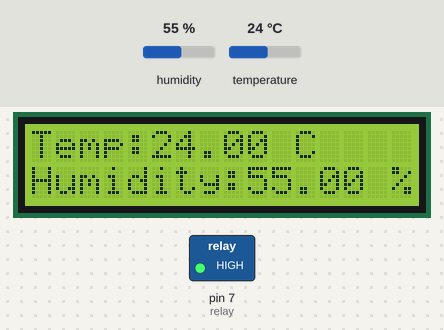
The sketch below on a simulated Arduino Uno, built with avr-gcc and run on an emulated ATmega328P. Parts: 16×2 character LCD, switched loads named in the sketch (green lamp = pin HIGH). The test bench sets the inputs (shaded band); at power-on: humidity 55 %, temperature 24 °C.

Above: at 3.6 s.
3.7 s: humidity set to 22 %
At 11.3 s:
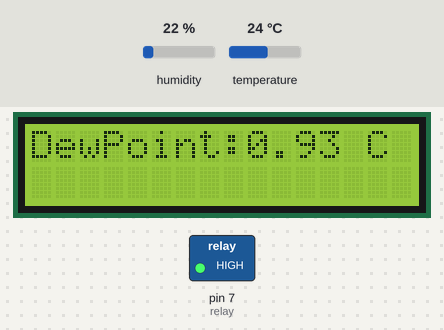
13.5 s: temperature set to 12 °C
At 14.5 s:
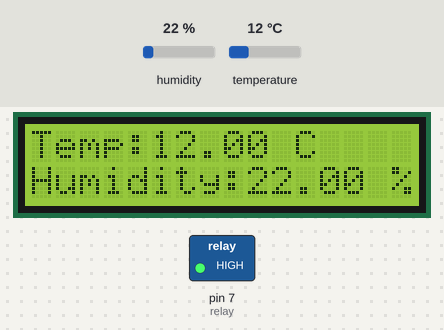
20.4 s: humidity set to 40 %
At 26.5 s:
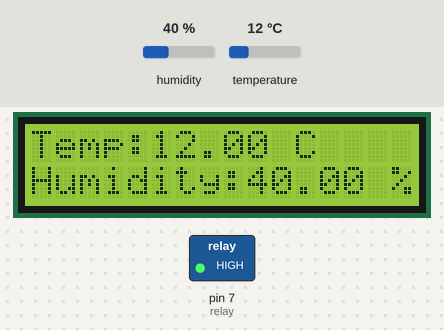
28.6 s: temperature set to 19 °C
At 31.4 s:
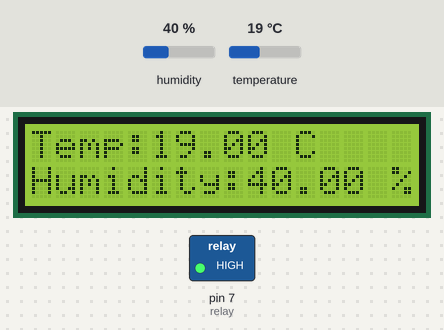
Timing chart, 0 to 32.9 s (numbered marks = the images above; inputs shaded):
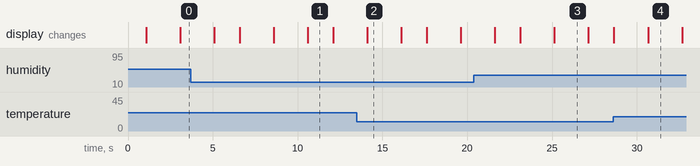

The sketch:

DHT22_lcd_dew-points.ino
```cpp
// Agam 21/10/19
// beta
// include the library code:
#include <LiquidCrystal.h>
#include <DHT.h>

#define DHTPIN 8
#define DHTTYPE DHT22

// initialize the library by associating any needed LCD interface pin
// with the arduino pin number it is connected to
const int rs = 12, en = 11, d4 = 5, d5 = 4, d6 = 3, d7 = 2;
LiquidCrystal lcd(rs, en, d4, d5, d6, d7);
DHT dht(DHTPIN, DHTTYPE);
int relay = 7; //relay pin signal connected to pin D7, Normally closed

unsigned long startMillis;
unsigned long currentMillis;
//delay 15 minutes to update the value, avoiding constant on-off on-off relay state
const unsigned long period = 900000; //milliseconds gap to updating relay value function. Because 15 min x 60 sec=900. So its 900000 miliseconds
float TD;
float dwpoints;

void setup() {
  Serial.begin(9600);
  pinMode(relay, OUTPUT);
  digitalWrite(relay, HIGH); // on optical isolated relay high side 5 volt tied together to arduino board set pin HIGH to make relay off
  // set up the LCD's number of columns and rows:
  delay(1000);
  lcd.begin(16, 2);
  // Print a message to the LCD.
  dht.begin();
  startMillis = millis(); //initial start time
}

void loop() {
  currentMillis = millis(); //get current time since the program start
  delay(2000);

  float t = dht.readTemperature();
  float h = dht.readHumidity();

  if (isnan(h) || isnan(t)) {
    Serial.println(F("Failed to read from DHT sensor!"));
    lcd.print("Fail to read..!");
    lcd.setCursor(0, 0);
    delay(2000);
    return;
  }
  lcd.setCursor(0, 0); // Sets the location at which subsequent text written to the LCD will be displayed
  lcd.print("Temp:"); // Prints string "Temp" on the LCD
  lcd.print(t); // Prints the temperature value from the sensor
  lcd.print(" C");
  lcd.setCursor(0, 1);
  lcd.print("Humidity:");
  lcd.print(h);
  lcd.print(" %");

  //Calculate dew point in celcius
  //

  float humi  = h;
  float temp = t;//in degrees C
  TD =  (temp - (14.55 + 0.114 * temp) * (1 - (0.01 * humi)) - pow(((2.5 + 0.007 * temp) * (1 - (0.01 * humi))), 3) - (15.9 + 0.117 * temp) * pow((1 - (0.01 * humi)), 14));

  //Serial.println (TD);

  delay(2000);
  lcd.clear();
  lcd.setCursor(0, 0);
  lcd.print("DewPoint:");
  lcd.print(TD);
  lcd.print(" C");
  delay(1500);
  lcd.clear();
  /*back to read temp. and humidity input display
    if current room temperature > dew point temp then deactivate relay, connecting live wire
    default relay normally closed
    if current room temp <= (less than or equal to) dew point temp then relay activated, disconnect live wire
    only work in tropic climate and default fridge controller in cooling mode */

  if(startMillis >= 5000 || currentMillis <= 15000){
    dwpoints = TD; //store the initial dew temperature so it does not change in the next 15 min
    return dwpoints;
  }

  if (currentMillis - startMillis >= period) { //test wether period has elapsed
    Serial.println("running the function!");
    myRelayDewpoint(temp, dwpoints); //if so run the function and input the current value

    startMillis = currentMillis; //save the current time as the currentMillis increment
  }
  //Serial.println(dwpoints);

  //you can add second temperature sensor such as DS18b20 to recalculate average temperature in the room and use that instead
  //not tested yet
}

void myRelayDewpoint(float x, float y) {
  if (x <= y + 1) { //added tolerance value 1 to avoid compressor working hard and give the evaporator plate time to defrost if theres any
    digitalWrite(relay, LOW);
    delay(500);
    Serial.println("Relay on, disconnecting mains live wire");
    if(currentMillis - startMillis >= 5000 || currentMillis - startMillis <= 15000){
      dwpoints = TD;//update the current dewpoint in the next 15 minute
      Serial.println(dwpoints);
    }
  } else {
    digitalWrite(relay, HIGH);
    Serial.println("The dew point not reached yet, wait 15 min to update");

  }
}
```

Measured:
- what the display in image 1 shows lasts 1.5 s, from 10.6 s to 12.1 s
- what the display in image 2 shows lasts 2.0 s, from 14.1 s to 16.1 s
